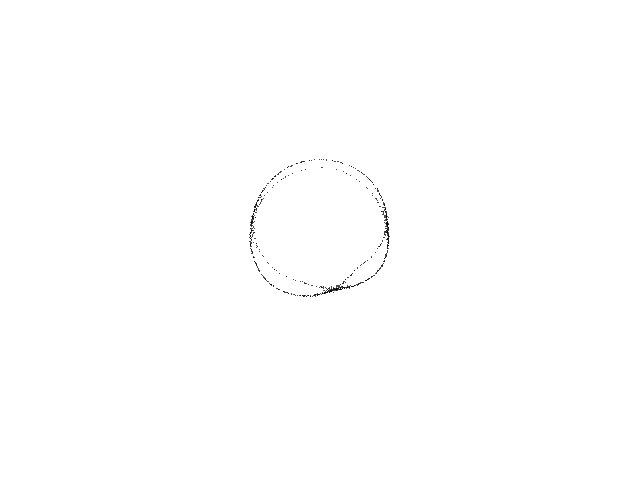
Frame 1 (no input)
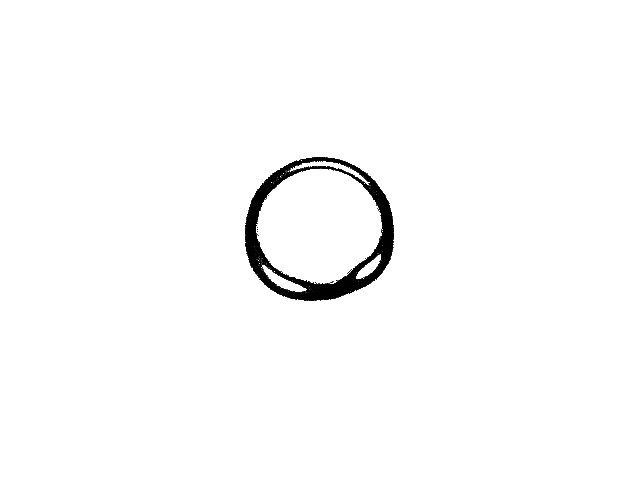
Frame 60 (the mouse pressed at the canvas centre just before this capture)
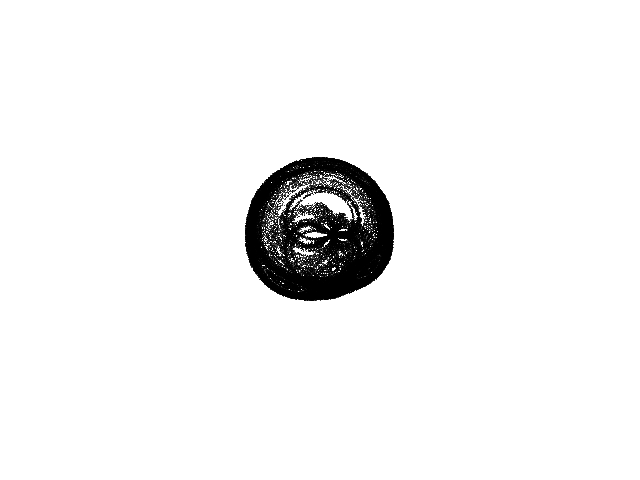
Frame 120 (the mouse held since frame 60 and released just before this capture)

The Processing sketch that drew these frames (run headless with seeded random() and noise(); from frame 60 on, the mouse is pressed at the canvas centre):

// Processing sketch: Chirikov_B
// ── Chirikov_B.pde
// Chirikov B chaotic map //

  float a = 0.977;
  float s = 30.0;
  float sx = -0.2;
  float sy = 0.5;
  float x = 1.5;
  float y = 1.2;


void setup() {
  
  size(640,480);
  background(255); 

 }


void draw() {

  
	for (int i=0; i<1000; i++) {
    
    x = x + a * sin(y);
    y = y + x;
    
    float xn = ((x * sin(y)) + sx) * s;
    float yn = ((x * cos(y)) - sy) * s;

    point(340 + xn, 250 + yn); 
   
   }

}
